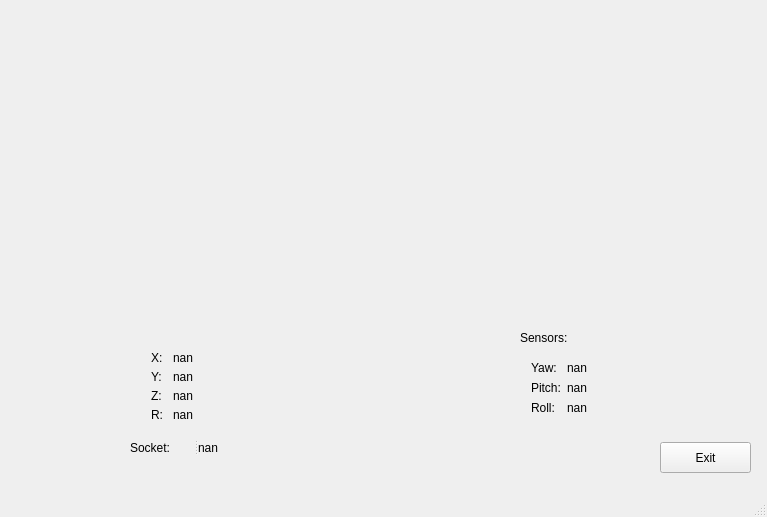
<?xml version="1.0" encoding="UTF-8"?>
<ui version="4.0">
 <class>MainWindow</class>
 <widget class="QMainWindow" name="MainWindow">
  <property name="geometry">
   <rect>
    <x>0</x>
    <y>0</y>
    <width>767</width>
    <height>517</height>
   </rect>
  </property>
  <property name="sizePolicy">
   <sizepolicy hsizetype="Preferred" vsizetype="Preferred">
    <horstretch>0</horstretch>
    <verstretch>0</verstretch>
   </sizepolicy>
  </property>
  <property name="minimumSize">
   <size>
    <width>0</width>
    <height>0</height>
   </size>
  </property>
  <property name="maximumSize">
   <size>
    <width>1677215</width>
    <height>1677215</height>
   </size>
  </property>
  <property name="baseSize">
   <size>
    <width>500</width>
    <height>500</height>
   </size>
  </property>
  <property name="windowTitle">
   <string>Tryton GUI</string>
  </property>
  <widget class="QWidget" name="centralWidget">
   <widget class="QWidget" name="verticalLayoutWidget">
    <property name="geometry">
     <rect>
      <x>150</x>
      <y>20</y>
      <width>501</width>
      <height>301</height>
     </rect>
    </property>
    <layout class="QVBoxLayout" name="verticalLayout">
     <property name="sizeConstraint">
      <enum>QLayout::SetMaximumSize</enum>
     </property>
    </layout>
   </widget>
   <widget class="QWidget" name="formLayoutWidget">
    <property name="geometry">
     <rect>
      <x>140</x>
      <y>340</y>
      <width>91</width>
      <height>92</height>
     </rect>
    </property>
    <layout class="QFormLayout" name="formLayout">
     <item row="4" column="0">
      <widget class="QLabel" name="ZLabel">
       <property name="text">
        <string>Z:</string>
       </property>
      </widget>
     </item>
     <item row="3" column="0">
      <widget class="QLabel" name="YLabel">
       <property name="text">
        <string>Y:</string>
       </property>
      </widget>
     </item>
     <item row="2" column="0">
      <widget class="QLabel" name="XLabel">
       <property name="text">
        <string>X:</string>
       </property>
      </widget>
     </item>
     <item row="3" column="1">
      <widget class="QLabel" name="y_value">
       <property name="text">
        <string>nan</string>
       </property>
      </widget>
     </item>
     <item row="4" column="1">
      <widget class="QLabel" name="z_value">
       <property name="text">
        <string>nan</string>
       </property>
      </widget>
     </item>
     <item row="2" column="1">
      <widget class="QLabel" name="x_value">
       <property name="text">
        <string>nan</string>
       </property>
      </widget>
     </item>
     <item row="5" column="0">
      <widget class="QLabel" name="RLabel">
       <property name="text">
        <string>R: </string>
       </property>
      </widget>
     </item>
     <item row="5" column="1">
      <widget class="QLabel" name="r_value">
       <property name="text">
        <string>nan</string>
       </property>
      </widget>
     </item>
    </layout>
   </widget>
   <widget class="QWidget" name="formLayoutWidget_2">
    <property name="geometry">
     <rect>
      <x>520</x>
      <y>350</y>
      <width>121</width>
      <height>91</height>
     </rect>
    </property>
    <layout class="QFormLayout" name="formLayout_2">
     <item row="2" column="0">
      <widget class="QLabel" name="YawLabel">
       <property name="text">
        <string>Yaw:</string>
       </property>
      </widget>
     </item>
     <item row="2" column="1">
      <widget class="QLabel" name="Yaw_value">
       <property name="text">
        <string>nan</string>
       </property>
      </widget>
     </item>
     <item row="3" column="0">
      <widget class="QLabel" name="Pitch_Label">
       <property name="text">
        <string>Pitch:</string>
       </property>
      </widget>
     </item>
     <item row="4" column="0">
      <widget class="QLabel" name="RollLabel">
       <property name="text">
        <string>Roll:</string>
       </property>
      </widget>
     </item>
     <item row="3" column="1">
      <widget class="QLabel" name="Pitch_value">
       <property name="text">
        <string>nan</string>
       </property>
      </widget>
     </item>
     <item row="4" column="1">
      <widget class="QLabel" name="Roll_value">
       <property name="text">
        <string>nan</string>
       </property>
      </widget>
     </item>
    </layout>
   </widget>
   <widget class="QLabel" name="label">
    <property name="geometry">
     <rect>
      <x>520</x>
      <y>330</y>
      <width>59</width>
      <height>15</height>
     </rect>
    </property>
    <property name="text">
     <string>Sensors:</string>
    </property>
   </widget>
   <widget class="QPushButton" name="Exit_Button">
    <property name="geometry">
     <rect>
      <x>660</x>
      <y>442</y>
      <width>91</width>
      <height>31</height>
     </rect>
    </property>
    <property name="text">
     <string>Exit</string>
    </property>
   </widget>
   <widget class="QSplitter" name="splitter">
    <property name="geometry">
     <rect>
      <x>130</x>
      <y>440</y>
      <width>101</width>
      <height>16</height>
     </rect>
    </property>
    <property name="orientation">
     <enum>Qt::Horizontal</enum>
    </property>
    <widget class="QLabel" name="SocketStatusLabel">
     <property name="text">
      <string>Socket:</string>
     </property>
    </widget>
    <widget class="QLabel" name="SocketStatus">
     <property name="text">
      <string>nan</string>
     </property>
    </widget>
   </widget>
  </widget>
  <widget class="QMenuBar" name="menuBar">
   <property name="geometry">
    <rect>
     <x>0</x>
     <y>0</y>
     <width>767</width>
     <height>20</height>
    </rect>
   </property>
  </widget>
  <widget class="QStatusBar" name="statusBar"/>
 </widget>
 <layoutdefault spacing="6" margin="11"/>
 <resources/>
 <connections>
  <connection>
   <sender>Exit_Button</sender>
   <signal>clicked()</signal>
   <receiver>MainWindow</receiver>
   <slot>close()</slot>
   <hints>
    <hint type="sourcelabel">
     <x>695</x>
     <y>479</y>
    </hint>
    <hint type="destinationlabel">
     <x>729</x>
     <y>419</y>
    </hint>
   </hints>
  </connection>
 </connections>
</ui>
